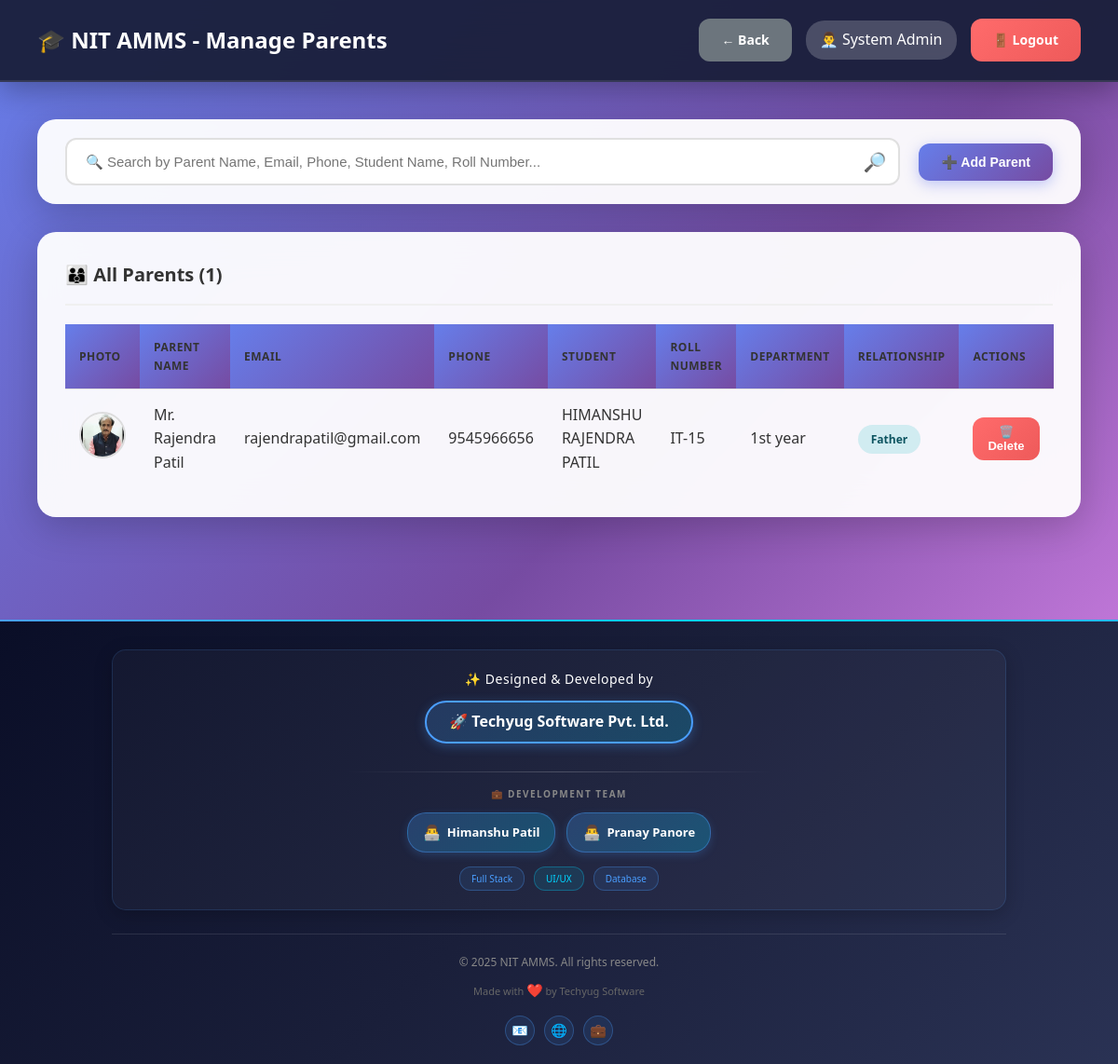
Screenshot of /admin/manage_parents.php (signed in) with the database file from the repository.
### tables this page shows
CREATE TABLE `users` (
  `id` int(11) NOT NULL,
  `username` varchar(50) NOT NULL,
  `password` varchar(255) NOT NULL,
  `full_name` varchar(100) NOT NULL,
  `email` varchar(100) NOT NULL,
  `phone` varchar(15) DEFAULT NULL,
  `photo` varchar(255) DEFAULT NULL,
  `role` enum('admin','hod','teacher','student','parent','superadmin') NOT NULL,
  `department_id` int(11) DEFAULT NULL,
  `is_active` tinyint(1) DEFAULT 1,
  `created_at` timestamp NOT NULL DEFAULT current_timestamp()
);

CREATE TABLE `parents` (
  `id` int(11) NOT NULL,
  `parent_name` varchar(100) NOT NULL,
  `email` varchar(100) NOT NULL,
  `phone` varchar(15) NOT NULL,
  `photo` varchar(255) DEFAULT NULL,
  `password` varchar(255) NOT NULL,
  `student_id` int(11) NOT NULL,
  `relationship` enum('father','mother','guardian') NOT NULL,
  `created_at` timestamp NOT NULL DEFAULT current_timestamp()
);

CREATE TABLE `students` (
  `id` int(11) NOT NULL,
  `roll_number` varchar(50) NOT NULL,
  `full_name` varchar(100) NOT NULL,
  `email` varchar(100) NOT NULL,
  `phone` varchar(15) DEFAULT NULL,
  `photo` varchar(255) DEFAULT NULL,
  `password` varchar(255) NOT NULL,
  `department_id` int(11) NOT NULL,
  `class_id` int(11) NOT NULL,
  `year` int(11) NOT NULL,
  `semester` int(11) NOT NULL,
  `admission_year` varchar(10) DEFAULT NULL,
  `is_active` tinyint(1) DEFAULT 1,
  `created_at` timestamp NOT NULL DEFAULT current_timestamp()
);

CREATE TABLE `departments` (
  `id` int(11) NOT NULL,
  `dept_name` varchar(100) NOT NULL,
  `dept_code` varchar(20) NOT NULL,
  `hod_id` int(11) DEFAULT NULL,
  `created_at` timestamp NOT NULL DEFAULT current_timestamp()
);

### db.php (called while the page is built, shortened)
<?php
$conn = new mysqli(DB_HOST, DB_USER, DB_PASS, DB_NAME);
$conn->set_charset("utf8mb4");
$conn->query("SET time_zone = '+05:30'");
function isLoggedIn() {
    return isset($_SESSION['user_id']) && isset($_SESSION['role']);
}
function getCurrentUser() {
    global $conn;
    $user_id = $_SESSION['user_id'];
    $role = $_SESSION['role'];
    if ($role === 'student') {
        $query = "SELECT * FROM students WHERE id = ?";
    } elseif ($role === 'parent') {
        $query = "SELECT * FROM parents WHERE id = ?";
    } else {
        $query = "SELECT * FROM users WHERE id = ?";
    }
    $stmt = $conn->prepare($query);
    $stmt->bind_param("i", $user_id);
    $stmt->execute();
    $result = $stmt->get_result();
    return $result->fetch_assoc();
}
?>

### admin/manage_parents.php (the view, shortened to what this page needs)
<?php
require_once '../db.php';
$user = getCurrentUser();
$parents_query = "SELECT p.*, s.roll_number, s.full_name as student_name, d.dept_name
                  FROM parents p
                  JOIN students s ON p.student_id = s.id
                  LEFT JOIN departments d ON s.department_id = d.id
                  ORDER BY p.parent_name";
$parents = $conn->query($parents_query);
?>
<!DOCTYPE html>
<html lang="en">
<head>
    <link rel="stylesheet" href="../assets/style.css">
</head>
<body>
    <nav class="navbar">
        <div>
            <h1>🎓 NIT AMMS - Manage Parents</h1>
        </div>
        <div class="user-info">
            <a href="index.php" class="btn btn-secondary">← Back</a>
            <span>👨‍💼 <?php echo htmlspecialchars($user['full_name']); ?></span>
            <a href="../logout.php" class="btn btn-danger">🚪 Logout</a>
        </div>
    </nav>
    <div class="main-content">
        <div class="search-bar-container">
            <div class="search-wrapper">
                <input type="text" id="searchInput" placeholder="🔍 Search by Parent Name, Email, Phone, Student Name, Roll Number...">
                <span class="search-icon">🔎</span>
            </div>
            <button class="btn btn-primary" onclick="openModal()">➕ Add Parent</button>
        </div>
        <div class="table-container">
            <h3 style="margin-bottom: 20px; font-size: 20px; color: #333;">👨‍👩‍👦 All Parents (<?php echo $parents->num_rows; ?>)</h3>
            <table id="parentsTable">
                <thead>
                    <tr>
                        <th>Photo</th>
                        <th>Parent Name</th>
                        <th>Email</th>
                        <th>Phone</th>
                        <th>Student</th>
                        <th>Roll Number</th>
                        <th>Department</th>
                        <th>Relationship</th>
                        <th>Actions</th>
                    </tr>
                </thead>
                <tbody>
                    <?php
                    if ($parents->num_rows > 0) {
                        $parents->data_seek(0);
                        while ($parent = $parents->fetch_assoc()):
                    ?>
                    <tr>
                        <td>
                            <?php if (!empty($parent['photo']) && file_exists("../uploads/parents/" . $parent['photo'])): ?>
                                <img src="../uploads/parents/<?php echo htmlspecialchars($parent['photo']); ?>"
                                     alt="Photo" class="profile-photo">
                            <?php else: ?>
                                <span style="font-size: 35px;">👤</span>
                            <?php endif; ?>
                        </td>
                        <td><?php echo htmlspecialchars($parent['parent_name']); ?></td>
                        <td><?php echo htmlspecialchars($parent['email']); ?></td>
                        <td><?php echo htmlspecialchars($parent['phone']); ?></td>
                        <td><?php echo htmlspecialchars($parent['student_name']); ?></td>
                        <td><?php echo htmlspecialchars($parent['roll_number']); ?></td>
                        <td><?php echo htmlspecialchars($parent['dept_name']); ?></td>
                        <td><span class="badge badge-info"><?php echo ucfirst($parent['relationship']); ?></span></td>
                        <td>
                            <form method="POST" style="display:inline;" onsubmit="return confirm('Are you sure you want to delete this parent?');">
                                <button type="submit" name="delete_parent" class="btn btn-danger btn-sm">🗑️ Delete</button>
                            </form>
                        </td>
                    </tr>
                    <?php
                        endwhile;
                    } else {
                        echo '<tr><td colspan="9" style="text-align:center; padding: 40px; color: #999;">No parents found. Click "Add Parent" to get started.</td></tr>';
                    }
                    ?>
                </tbody>
            </table>
        </div>
    </div>
    <div style="background: linear-gradient(135deg, #0a0e27 0%, #1a1f3a 50%, #2a3254 100%); position: relative; overflow: hidden; margin-top: 40px;">
        <div style="height: 2px; background: linear-gradient(90deg, #4a9eff, #00d4ff, #4a9eff, #00d4ff); background-size: 200% 100%;"></div>
        <div style="max-width: 1000px; margin: 0 auto; padding: 30px 20px 20px;">
            <div style="background: rgba(255, 255, 255, 0.03); padding: 20px 20px; border-radius: 15px; border: 1px solid rgba(74, 158, 255, 0.15); text-align: center; box-shadow: 0 5px 20px rgba(0, 0, 0, 0.2);">
                <p style="color: #ffffff; font-size: 14px; margin: 0 0 12px; font-weight: 500; letter-spacing: 0.5px; font-family: 'Segoe UI', Tahoma, Geneva, Verdana, sans-serif;">✨ Designed & Developed by</p>
                <a href="https://himanshufullstackdeveloper.github.io/techyugsoftware/" style="display: inline-block; color: #ffffff; font-size: 16px; font-weight: 700; text-decoration: none; padding: 8px 24px; border: 2px solid #4a9eff; border-radius: 30px; background: linear-gradient(135deg, rgba(74, 158, 255, 0.2), rgba(0, 212, 255, 0.2)); box-shadow: 0 3px 12px rgba(74, 158, 255, 0.3); margin-bottom: 15px; font-family: 'Segoe UI', Tahoma, Geneva, Verdana, sans-serif;">
                    🚀 Techyug Software Pvt. Ltd.
                </a>
                <div style="width: 50%; height: 1px; background: linear-gradient(90deg, transparent, rgba(255, 255, 255, 0.2), transparent); margin: 15px auto;"></div>
                <p style="color: #888; font-size: 10px; margin: 0 0 12px; text-transform: uppercase; letter-spacing: 1.5px; font-weight: 600; font-family: 'Segoe UI', Tahoma, Geneva, Verdana, sans-serif;">💼 Development Team</p>
                <div style="display: flex; justify-content: center; gap: 12px; flex-wrap: wrap; margin-top: 12px;">
                    <a href="https://himanshufullstackdeveloper.github.io/portfoilohimanshu/" style="color: #ffffff; font-size: 13px; text-decoration: none; padding: 8px 16px; background: linear-gradient(135deg, rgba(74, 158, 255, 0.25), rgba(0, 212, 255, 0.25)); border-radius: 20px; border: 1px solid rgba(74, 158, 255, 0.4); display: inline-flex; align-items: center; gap: 6px; box-shadow: 0 3px 10px rgba(74, 158, 255, 0.2); font-family: 'Segoe UI', Tahoma, Geneva, Verdana, sans-serif;">
                        <span style="font-size: 16px;">👨‍💻</span>
                        <span style="font-weight: 600;">Himanshu Patil</span>
                    </a>
                    <a href="https://devpranaypanore.github.io/Pranaypanore-live-.html/" style="color: #ffffff; font-size: 13px; text-decoration: none; padding: 8px 16px; background: linear-gradient(135deg, rgba(74, 158, 255, 0.25), rgba(0, 212, 255, 0.25)); border-radius: 20px; border: 1px solid rgba(74, 158, 255, 0.4); display: inline-flex; align-items: center; gap: 6px; box-shadow: 0 3px 10px rgba(74, 158, 255, 0.2); font-family: 'Segoe UI', Tahoma, Geneva, Verdana, sans-serif;">
                        <span style="font-size: 16px;">👨‍💻</span>
                        <span style="font-weight: 600;">Pranay Panore</span>
                    </a>
                </div>
                <div style="margin-top: 15px; display: flex; justify-content: center; gap: 10px; flex-wrap: wrap;">
                    <span style="color: #4a9eff; font-size: 10px; padding: 4px 12px; background: rgba(74, 158, 255, 0.1); border-radius: 12px; border: 1px solid rgba(74, 158, 255, 0.3); font-family: 'Segoe UI', Tahoma, Geneva, Verdana, sans-serif;">Full Stack</span>
                    <span style="color: #00d4ff; font-size: 10px; padding: 4px 12px; background: rgba(0, 212, 255, 0.1); border-radius: 12px; border: 1px solid rgba(0, 212, 255, 0.3); font-family: 'Segoe UI', Tahoma, Geneva, Verdana, sans-serif;">UI/UX</span>
                    <span style="color: #4a9eff; font-size: 10px; padding: 4px 12px; background: rgba(74, 158, 255, 0.1); border-radius: 12px; border: 1px solid rgba(74, 158, 255, 0.3); font-family: 'Segoe UI', Tahoma, Geneva, Verdana, sans-serif;">Database</span>
                </div>
            </div>
            <div style="margin-top: 25px; padding-top: 20px; border-top: 1px solid rgba(255, 255, 255, 0.1); text-align: center;">
                <p style="color: #888; font-size: 12px; margin: 0 0 10px; font-family: 'Segoe UI', Tahoma, Geneva, Verdana, sans-serif;">© 2025 NIT AMMS. All rights reserved.</p>
                <p style="color: #666; font-size: 11px; margin: 0; font-family: 'Segoe UI', Tahoma, Geneva, Verdana, sans-serif;">
                    Made with <span style="color: #ff4757; font-size: 14px;">❤️</span> by Techyug Software
                </p>
                <div style="margin-top: 15px; display: flex; justify-content: center; gap: 10px;">
                    <a href="#" style="width: 32px; height: 32px; display: inline-flex; align-items: center; justify-content: center; background: rgba(74, 158, 255, 0.1); border: 1px solid rgba(74, 158, 255, 0.3); border-radius: 50%; color: #4a9eff; text-decoration: none; font-size: 14px;">📧</a>
                    <a href="#" style="width: 32px; height: 32px; display: inline-flex; align-items: center; justify-content: center; background: rgba(74, 158, 255, 0.1); border: 1px solid rgba(74, 158, 255, 0.3); border-radius: 50%; color: #4a9eff; text-decoration: none; font-size: 14px;">🌐</a>
                    <a href="#" style="width: 32px; height: 32px; display: inline-flex; align-items: center; justify-content: center; background: rgba(74, 158, 255, 0.1); border: 1px solid rgba(74, 158, 255, 0.3); border-radius: 50%; color: #4a9eff; text-decoration: none; font-size: 14px;">💼</a>
                </div>
            </div>
        </div>
    </div>
</body>
</html>

### assets/style.css (style rules this page uses)
* { margin: 0; padding: 0; box-sizing: border-box; }
body { font-family: 'Segoe UI', Tahoma, Geneva, Verdana, sans-serif; background: linear-gradient(135deg, #667eea 0%, #764ba2 50%, #f093fb 100%); color: #333; line-height: 1.6; }
.btn { padding: 12px 24px; border: none; border-radius: 10px; font-size: 14px; font-weight: 600; cursor: pointer; transition: all 0.3s ease; text-decoration: none; display: inline-block; text-align: center; }
.btn-primary { background: linear-gradient(135deg, #667eea 0%, #764ba2 100%); color: white; }
.btn-danger { background: #dc3545; color: white; }
.btn-secondary { background: #6c757d; color: white; }
.btn-sm { padding: 6px 12px; font-size: 12px; }
.navbar { background: linear-gradient(135deg, #667eea 0%, #764ba2 100%); color: white; padding: 20px 30px; display: flex; justify-content: space-between; align-items: center; box-shadow: 0 2px 10px rgba(0, 0, 0, 0.1); position: sticky; top: 0; z-index: 100; }
.navbar h1 { font-size: 24px; font-weight: 600; }
.navbar .user-info { display: flex; align-items: center; gap: 15px; }
.navbar .user-info span { background: rgba(255, 255, 255, 0.2); padding: 8px 15px; border-radius: 20px; }
.main-content { padding: 30px; max-width: 1400px; margin: 0 auto; }
.main-content h3 { margin-bottom: 20px; color: #333; font-size: 20px; }
.table-container { background: white; border-radius: 15px; padding: 25px; box-shadow: 0 2px 10px rgba(0, 0, 0, 0.08); overflow-x: auto; margin-bottom: 30px; }
.table-container h3 { margin-bottom: 20px; color: #333; font-size: 20px; padding-bottom: 15px; border-bottom: 2px solid #f0f0f0; }
table { width: 100%; border-collapse: collapse; }
table thead { background: #f8f9fa; }
table th, table td { padding: 15px; text-align: left; border-bottom: 1px solid #e0e0e0; }
table th { font-weight: 600; color: #333; text-transform: uppercase; font-size: 12px; letter-spacing: 0.5px; }
table tr:last-child td { border-bottom: none; }
.badge { padding: 6px 12px; border-radius: 20px; font-size: 12px; font-weight: 600; display: inline-block; }
.badge-info { background: #d1ecf1; color: #0c5460; }

### rows the page displays
users: full_name "System Admin"
parents: photo (picture), parent_name "Mr. Rajendra Patil", email "rajendrapatil@gmail.com", phone "9545966656", students.full_name "HIMANSHU RAJENDRA PATIL", students.roll_number "IT-15", departments.dept_name "1st year", relationship "Father"

### other values shown
$parents->num_rows "1"
